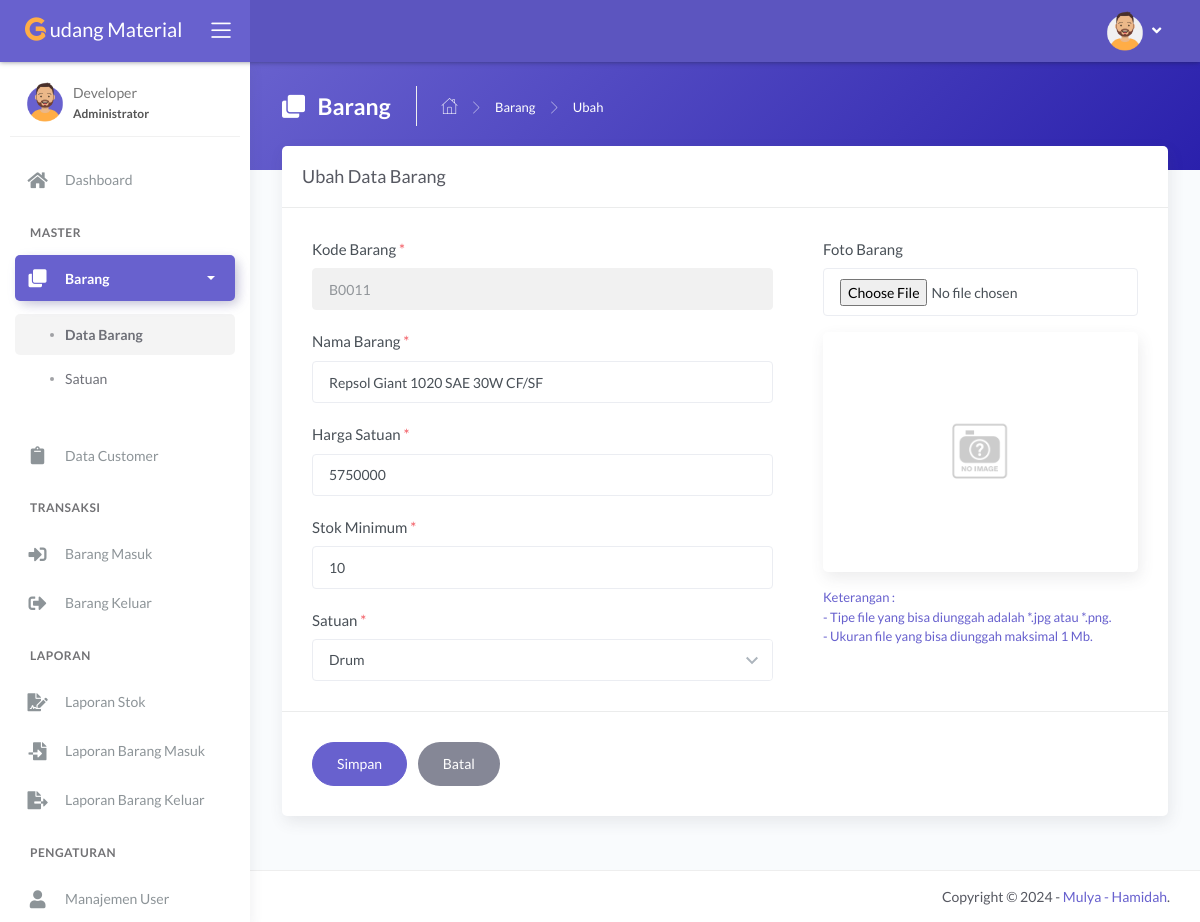
The app's page /main.php?module=form_ubah_barang&id=B0011 (signed in), older data.
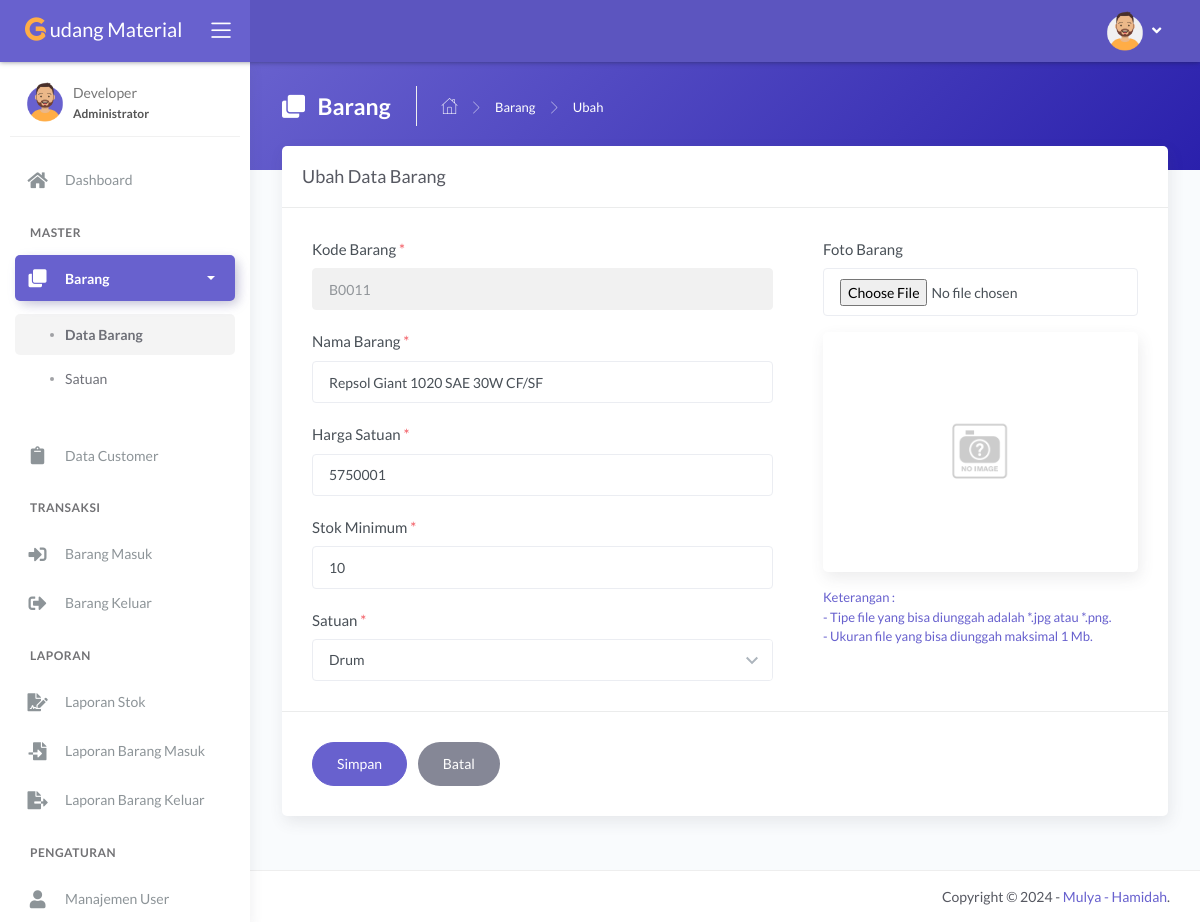
The same page, newer data.
### tables this page shows
CREATE TABLE `tbl_barang` (
  `id_barang` varchar(5) NOT NULL,
  `nama_barang` varchar(100) NOT NULL,
  `stok_minimum` int(11) NOT NULL,
  `stok` int(11) NOT NULL DEFAULT 0,
  `satuan` int(11) NOT NULL,
  `harga` int(11) NOT NULL,
  `foto` varchar(100) DEFAULT NULL
);

CREATE TABLE `tbl_satuan` (
  `id_satuan` int(11) NOT NULL,
  `nama_satuan` varchar(30) NOT NULL
);

### modules/barang/form_ubah.php (the view, shortened to what this page needs)
<?php
if (basename($_SERVER['PHP_SELF']) === basename(__FILE__)) {
  header('location: 404.html');
}
else {
  if (isset($_GET['id'])) {
    $id_barang = $_GET['id'];
    $query = mysqli_query($mysqli, "SELECT a.id_barang, a.nama_barang, a.harga, a.stok_minimum, a.stok, a.satuan, a.foto, c.nama_satuan
                                    FROM tbl_barang as a  INNER JOIN tbl_satuan as c
                                    ON  a.satuan=c.id_satuan
                                    WHERE a.id_barang='$id_barang'")
                                    or die('Ada kesalahan pada query tampil data : ' . mysqli_error($mysqli));
    $data = mysqli_fetch_assoc($query);
  }
?>
  <div class="panel-header bg-secondary-gradient">
    <div class="page-inner py-4">
      <div class="page-header text-white">
        <h4 class="page-title text-white"><i class="fas fa-clone mr-2"></i> Barang</h4>
        <ul class="breadcrumbs">
          <li class="nav-home"><a href="?module=dashboard"><i class="flaticon-home text-white"></i></a></li>
          <li class="separator"><i class="flaticon-right-arrow"></i></li>
          <li class="nav-item"><a href="?module=barang" class="text-white">Barang</a></li>
          <li class="separator"><i class="flaticon-right-arrow"></i></li>
          <li class="nav-item"><a>Ubah</a></li>
        </ul>
      </div>
    </div>
  </div>
  <div class="page-inner mt--5">
    <div class="card">
      <div class="card-header">
        <div class="card-title">Ubah Data Barang</div>
      </div>
      <form action="modules/barang/proses_ubah.php" method="post" enctype="multipart/form-data" class="needs-validation" novalidate>
        <div class="card-body">
          <div class="row">
            <div class="col-md-7">
              <div class="form-group">
                <label>Kode Barang <span class="text-danger">*</span></label>
                <input type="text" name="id_barang" class="form-control" value="<?php echo $data['id_barang']; ?>" readonly>
              </div>
              <div class="form-group">
                <label>Nama Barang <span class="text-danger">*</span></label>
                <input type="text" name="nama_barang" class="form-control" autocomplete="off" value="<?php echo $data['nama_barang']; ?>" required>
              </div>
              <div class="form-group">
                <label>Harga Satuan <span class="text-danger">*</span></label>
                <input type="text" id="myInput" name="harga_satuan" class="form-control" autocomplete="off" onKeyPress="return goodchars(event,'0123456789',this)" value="<?php echo $data['harga']; ?>" required>
              </div>
              <div class="form-group">
                <label>Stok Minimum <span class="text-danger">*</span></label>
                <input type="text" name="stok_minimum" class="form-control" autocomplete="off" onKeyPress="return goodchars(event,'0123456789',this)" value="<?php echo $data['stok_minimum']; ?>" required>
              </div>
              <div class="form-group">
                <label>Satuan <span class="text-danger">*</span></label>
                <select name="satuan" class="form-control chosen-select" autocomplete="off" required>
                  <option value="<?php echo $data['satuan']; ?>"><?php echo $data['nama_satuan']; ?></option>
                </select>
              </div>
            </div>
            <div class="col-md-5 ml-auto">
              <div class="form-group">
                <label>Foto Barang</label>
                <input type="file" id="foto" name="foto" class="form-control" autocomplete="off">
                <div class="card mt-3 mb-3">
                  <div class="card-body text-center">
                    <?php
                    if (is_null($data['foto'])) { ?>
                      <img style="max-height:200px" src="images/no_image.png" class="img-fluid foto-preview" alt="Foto Barang">
                    <?php
                    }
                    else { ?>
                      <img style="max-height:200px" src="images/<?php echo $data['foto']; ?>" class="img-fluid foto-preview" alt="Foto Barang">
                    <?php } ?>
                  </div>
                </div>
                <small class="form-text text-secondary">
                  Keterangan : <br>
                  - Tipe file yang bisa diunggah adalah *.jpg atau *.png. <br>
                  - Ukuran file yang bisa diunggah maksimal 1 Mb.
                </small>
              </div>
            </div>
          </div>
        </div>
        <div class="card-action">
          <input type="submit" name="simpan" value="Simpan" class="btn btn-secondary btn-round pl-4 pr-4 mr-2">
          <a href="?module=barang" class="btn btn-default btn-round pl-4 pr-4">Batal</a>
        </div>
      </form>
    </div>
  </div>
<?php } ?>

Row changes from the older to the newer data that the page shows:
changed tbl_barang "Repsol Giant 1020 SAE 30W CF/SF": harga_satuan "5750000" → "5750001"
